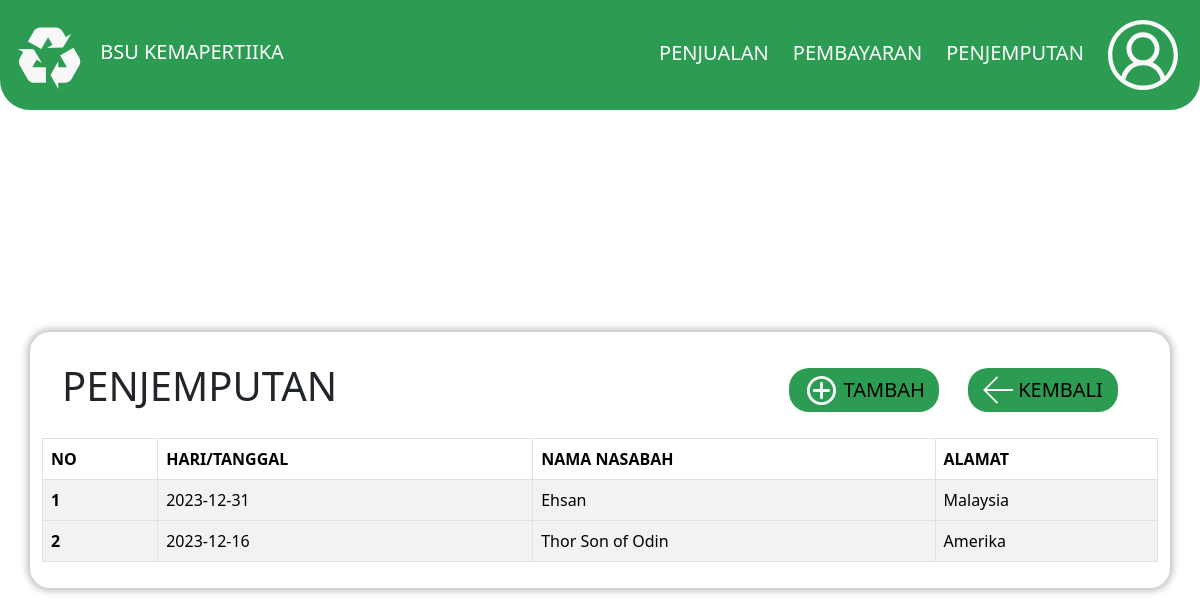
The app's page /penjemputan.php (signed in) with its own data.
### tables this page shows
CREATE TABLE `penjemputan` (
  `id` int(11) NOT NULL,
  `tanggal` date NOT NULL,
  `nama` varchar(100) NOT NULL,
  `alamat` varchar(255) NOT NULL
);

### penjemputan.php (the view, shortened to what this page needs)
<?php
include 'koneksi.php';
$sql = "SELECT * FROM penjemputan";
$result = $conn->query($sql);
?>
<!DOCTYPE html>
<html lang="en">
<head>
    <link rel="stylesheet" type="text/css" href="style/style.css">
    <link href="https://cdn.jsdelivr.net/npm/bootstrap@5.3.2/dist/css/bootstrap.min.css" rel="stylesheet"
>
</head>
<body>
    <div>
        <nav class="navbar">
            <div class="container-fluid">
                <span>
                    <a class="navbar-brand">BSU KEMAPERTIIKA</a>
                </span>
                <span>
                    <a href="#">PENJUALAN</a>
                    <a href="#">PEMBAYARAN</a>
                    <a href="penjemputan.php">PENJEMPUTAN</a>
                    <a href="logout.php">
                    </a>
                </span>
            </div>
        </nav>
    </div>
<div class="jemputan">
    <div class="container-fluid d-flex fill">
        <div class="container">
            <span class="d-flex">
                <h1>PENJEMPUTAN</h1>
                <div class="button">
                    <button onclick="(window.location.href = 'form_penjemputanAdmin.php')">
                        TAMBAH</button>
                    <button onclick="window.history.back();">
                        <svg xmlns="http://www.w3.org/2000/svg" width="30" height="30" viewBox="0 0 39 39" fill="none">
                            <path d="M39 20.7188H4.76074L19.7476 35.7056L18.0337 37.4194L0.114258 19.5L18.0337 1.58057L19.7476 3.29443L4.76074 18.2812H39V20.7188Z" fill="#F8F8F8" />
                        </svg>
                        KEMBALI</button>
                </div>
            </span>
            <div class="pembayaranAdmin">
                <table class="table table-striped table-bordered">
                    <thead>
                        <tr>
                            <th scope="col" rowspan="2">NO</th>
                            <th scope="col" rowspan="2">HARI/TANGGAL</th>
                            <th scope="col" rowspan="2">NAMA NASABAH</th>
                            <th scope="col" rowspan="2">ALAMAT</th>
                        </tr>
                    </thead>
                    <?php
                    if ($result->num_rows > 0) {
                        $counter = 1;
                        while ($row = $result->fetch_assoc()) {
                    ?>
                            <tbody>
                                <tr>
                                    <th scope="row"><?php echo $counter; ?></th>
                                    <td><?php echo $row["tanggal"]; ?></td>
                                    <td><?php echo $row["nama"]; ?></td>
                                    <td><?php echo $row["alamat"]; ?></td>
                                </tr>
                            </tbody>
                    <?php
                            $counter++;
                        }
                    } else {
                        echo "<tr><td colspan='12'>No data available</td></tr>";
                    }
                    ?>
                </table>
            </div>
        </div>
    </div>
</div>
<?php include 'footer.php' ?>

### style/style.css (style rules this page uses)
.navbar { height: 110px; background-color: #2C9C52; align-items: center; border-radius: 0 0 30px 30px; }
.navbar span a { text-decoration: none; color: white; margin: 10px; font-size: 20px; }
.fill { width: 100%; height: 80vh; align-items: center; }
.container { padding: 10px; width: 100%; background-color: #FFF; border-radius: 20px; background: #FFF; box-shadow: 0px 0px 7px 3px rgba(0, 0, 0, 0.25); margin: auto; }
.container span { justify-content: space-between; margin: 20px 0; padding-left: 20px; }
.container .button { display: flex; align-items: center; justify-content: space-between; width: 30%; margin-right: 40px; }
.container .button button { border-radius: 20px; background-color: #2C9C52; height: 44px; width: 150px; border: none; font-size: 20px; display: flex; justify-content: center; align-items: center; }
.button svg { margin-right: 5px; }
table { border-collapse: collapse; width: 100%; border: 1px black; }
tr, td { border: 3px solid black; padding: 8px; text-align: left; }

### penjemputan.php (style rules this page uses)
.jemputan { height: fit-content; display: flex; justify-content: center; align-items: center; width: 100%; padding: 30px 0; }

### records on screen
penjemputan: tanggal "2023-12-31", nama "Ehsan", alamat "Malaysia"
penjemputan: tanggal "2023-12-16", nama "Thor Son of Odin", alamat "Amerika"
